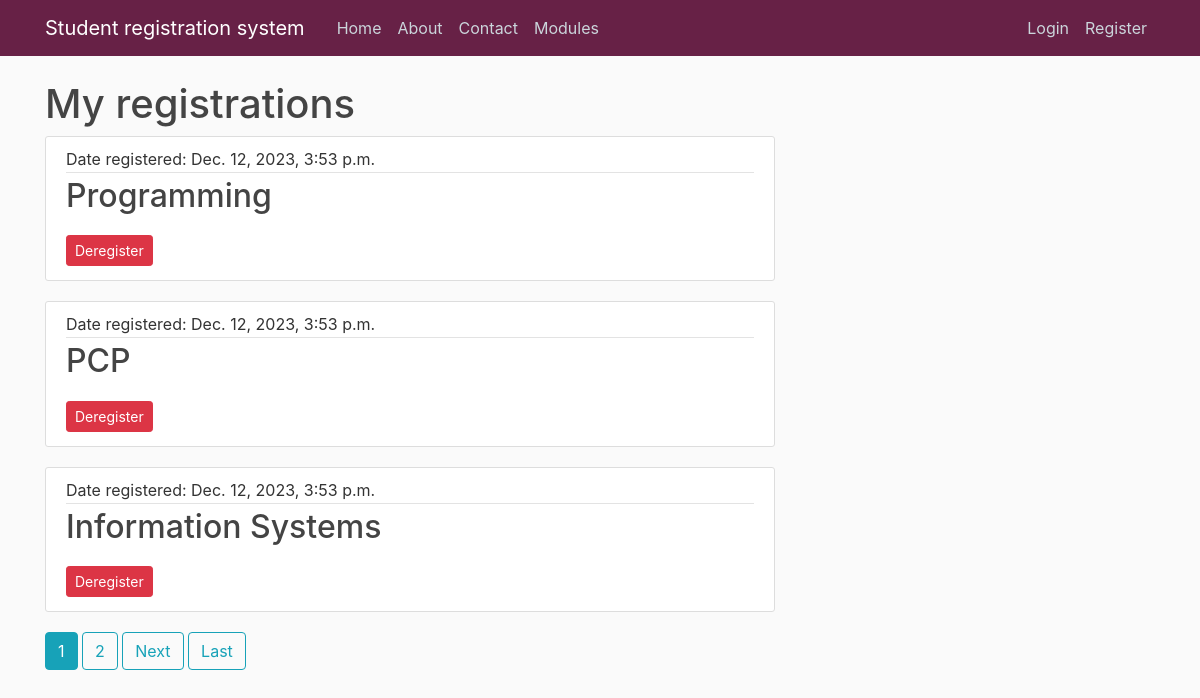
The page /registration/C1003593 on the database as committed earlier.
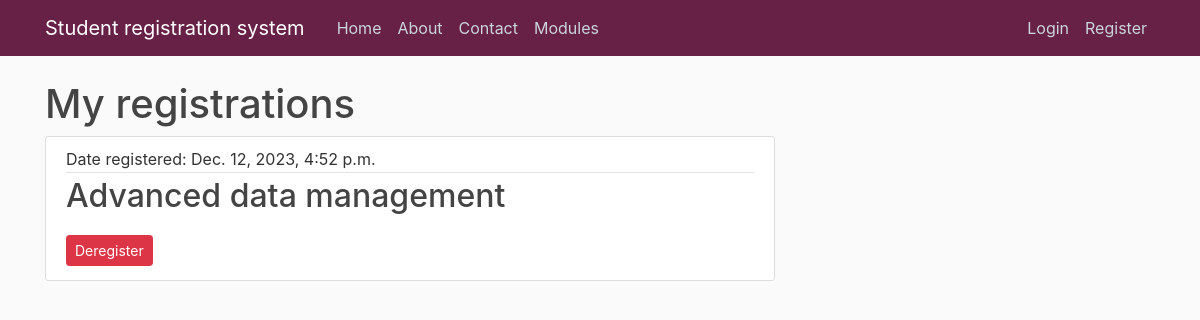
The same page on the database as committed later.
### ModuleRegistrationSystem/models.py (models this page shows, shortened)
class Registration(models.Model):
    student = models.ForeignKey(User,null = True, related_name= 'studentregistrations', on_delete = models.CASCADE)
    module = models.ForeignKey(Module, null = True, related_name= 'moduleregistrations', on_delete = models.CASCADE)
    dateOfRegistration = models.DateTimeField(auto_now_add=True)
    class Meta:
        unique_together = ('student', 'module')

class Module(models.Model):
    name = models.CharField(max_length= 40)
    code = models.CharField(max_length= 4, primary_key= 'code')
    credit = models.IntegerField(choices= [(20, 20), (40, 40), (60, 60)])
    category = models.CharField(max_length= 20, choices= [('In-person', 'In person'), ('Online', 'Online')])
    description = models.TextField()
    availability = models.BooleanField(default=True)
    courses_Allowed_To_Register = models.ManyToManyField(Course)
    def __str__(self):
        return f'{self.name}'

### ModuleRegistrationSystem/views.py (the view)
# urls.py: path('registration/<str:username>', RegistrationView.as_view(), name='registrations'),
class RegistrationView(ListView):
        model = Registration
        template_name = 'ModuleRegistrationSystem/my_registrations.html'
        context_object_name = 'registrations'
        paginate_by = 3
        def get_queryset(self):
                user=get_object_or_404(User, username=self.kwargs.get('username'))
                return Registration.objects.filter(student=user).order_by('dateOfRegistration')

### ModuleRegistrationSystem/templates/ModuleRegistrationSystem/my_registrations.html (shortened to what this page needs)
{% extends "ModuleRegistrationSystem/base.html" %}
{% block content %}
    <h1>My registrations</h1>
    {% for registration in registrations %}
        <article class="media content-section">
            <div class="media-body">
                <div class="article-metadata">
                    <a class="mr-2">Date registered: {{ registration.dateOfRegistration }} </a>
                </div>
                <h2><a class="article-title">{{ registration.module }}</a></h2>
                <a class="btn btn-danger btn-sm mt-1 mb-1" href="{% url 'ModuleRegistrationSystem:module-deregistration' registration.id %}">Deregister</a>
            </div>
        </article>
    {% endfor %}
{% if is_paginated %}
{% for num in page_obj.paginator.page_range %}
{% if page_obj.number == num %}
<a class="btn btn-info mb-4" href="?page={{num}}">{{num}}</a>
{% elif num > page_obj.number|add:'-3' and num < page_obj.number|add:'3' %}
<a class="btn btn-outline-info mb-4" href="?page={{num}}">{{num}}</a>
{% endif %}
{% endfor %}
{% if page_obj.has_next %}
<a class="btn btn-outline-info mb-4" href="?page={{page_obj.next_page_number}}">Next</a>
<a class="btn btn-outline-info mb-4" href="?page={{page_obj.paginator.num_pages}}">Last</a>
{% endif %}
{% endif %}
{% endblock content %}

### ModuleRegistrationSystem/templates/ModuleRegistrationSystem/base.html (shortened to what this page needs)
{% load static %}
<!DOCTYPE html>
<html>
<head>
    <link rel="stylesheet" href="https://cdn.jsdelivr.net/npm/bootstrap@4.0.0/dist/css/bootstrap.min.css">
    <link rel="stylesheet" type="text/css" href="{% static 'css/styles.css' %}" />
</head>
<body>
    <div class="container">
        <header class="site-header">
            <nav class="navbar navbar-expand-md navbar-dark bg-steel fixed-top">
                <div class="container">
                <a class="navbar-brand mr-4" href="{% url 'ModuleRegistrationSystem:home' %}">Student registration system</a>
                <div class="collapse navbar-collapse" id="navbarToggle">
                    <div class="navbar-nav mr-auto">
                        <a class="nav-item nav-link" href="{% url 'ModuleRegistrationSystem:home' %}">Home</a>
                        <a class="nav-item nav-link" href="{% url 'ModuleRegistrationSystem:about' %}">About</a>
                        <a class="nav-item nav-link" href="{% url 'ModuleRegistrationSystem:contact' %}">Contact</a>
                        <a class="nav-item nav-link" href="{% url 'ModuleRegistrationSystem:modules' %}">Modules</a>
                    </div>
                    <div class="navbar-nav">
                        {% if user.is_authenticated %}
                            <a class="nav-item nav-link" href="{% url 'studentAccount' %}">Student account</a>
                            <a class="nav-item nav-link" href="{% url 'logout' %}">Logout</a>
                        {% else %}
                            <a class="nav-item nav-link" href="{% url 'login' %}">Login</a>
                    <a class="nav-item nav-link" href="{% url 'register' %}">Register</a>
                        {% endif %}
                    </div>
                </div>
                </div>
            </nav>
        </header>
        <div class="row">
            <div class="col-md-8">
            {% block content %}{% endblock %}
            </div>
        </div>
    </div>
</body>
</html>

### ModuleRegistrationSystem/static/css/styles.css (style rules this page uses)
html { position: relative; min-height: 100%; }
body { background: #fafafa; color: #333333; margin-top: 5rem; margin-bottom: 50px; }
h1, h2, h3, h4, h5, h6 { color: #444444; }
.bg-steel { background-color: #672146; }
.site-header .navbar-nav .nav-link { color: #cbd5db; }
.content-section { background: #ffffff; padding: 10px 20px; border: 1px solid #dddddd; border-radius: 3px; margin-bottom: 20px; }
.article-title { color: #444444; }
.article-metadata { padding-bottom: 1px; margin-bottom: 4px; border-bottom: 1px solid #e3e3e3 }

Rows that differ between the two databases and show on the page:
removed Registration: dateOfRegistration "Dec. 12, 2023, 3:53 p.m.", module "Programming"
removed Registration: dateOfRegistration "Dec. 12, 2023, 3:53 p.m.", module "PCP"
removed Registration: dateOfRegistration "Dec. 12, 2023, 3:53 p.m.", module "Information Systems"
added Registration: dateOfRegistration "Dec. 12, 2023, 4:52 p.m.", module "Advanced data management"
Other text that changed with them:
list line gone: "1"
list line gone: "2"
text no longer shown: "Next Last"
